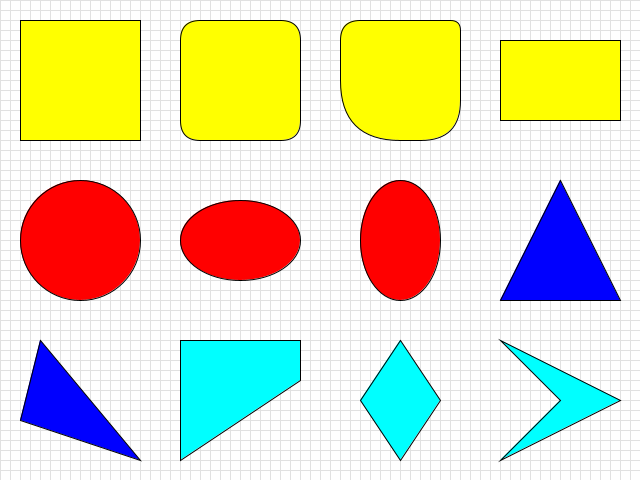
Frame 1 (no input)
Frame 60 (the mouse pressed at the canvas centre just before this capture): identical to frame 1, image omitted
Frame 120 (the mouse held since frame 60 and released just before this capture): identical to frame 1, image omitted

The Processing sketch that drew this single still picture (run headless with seeded random() and noise(); from frame 60 on, the mouse is pressed at the canvas centre):

// Processing sketch: sketch_05_basic_shapes
// ── sketch_05_basic_shapes.pde
void setup() {
  size(640, 480);
  smooth();
}

// drawing a grid squares of 10 by 10 pixels
void drawGrid() {
  stroke(225);
  for (int i = 0; i < 64; i++) {
    line(i*10, 0, i*10, height);
  }
  for (int j = 0; j < 48; j++) {
    line(0, j*10, width, j*10);
  }
}

void draw() {
  background(255);
  
  drawGrid();
  
  stroke(0);
  
  //rectangles (yellow)
  fill(255, 255, 0);
  rect(20, 20, 120, 120);
  rect(180, 20, 120, 120, 20);
  rect(340, 20, 120, 120, 20, 10, 40, 80);
  rect(500, 40, 120, 80);
  
  //ellipses (red)
  fill(255, 0, 0);
  ellipse(80, 240, 120, 120);
  ellipse(240, 240, 120, 80);
  ellipse(400, 240, 80, 120);
  
  // triangles (blue)
  fill(0, 0, 255);
  triangle(560, 180, 620, 300, 500, 300);
  triangle(40, 340, 140, 460, 20, 420);
  
  // quads (cyan)
  fill(0, 255, 255);
  quad(180, 340, 300, 340, 300, 380, 180, 460);
  quad(400, 340, 440, 400, 400, 460, 360, 400);
  quad(500, 340, 620, 400, 500, 460, 560, 400);
}
